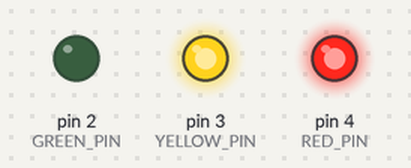
A sketch run on a simulated Arduino Uno, built with avr-gcc and run on an emulated ATmega328P. Shown: output pins drawn as LEDs (lit = HIGH).

Above: at 2.5 s.
At 7.5 s:
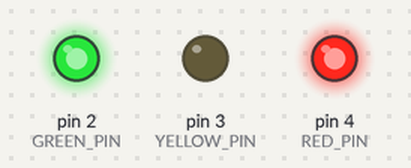
At 12.5 s:
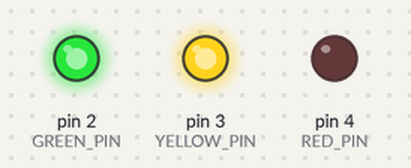
At 17.5 s:
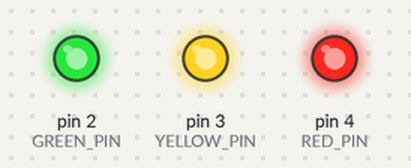
Timing chart, 0 to 26.0 s (numbered marks = the images above):
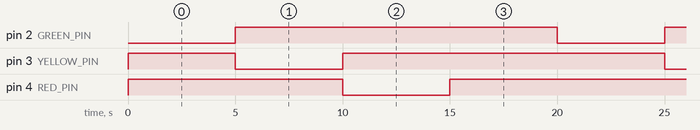

Measured:
- by itself, pin 2 (GREEN_PIN), pin 3 (YELLOW_PIN), pin 4 (RED_PIN): alternates HIGH for 15.0 s and LOW for 5.0 s
- by itself, everything shown: repeats every 20.0 s, in 4 steps

The sketch:

WarningLights_Test.ino
```cpp
#include <WarningLights.h>

#define GREEN_PIN 2
#define YELLOW_PIN 3
#define RED_PIN 4

WarningLights warninglights(GREEN_PIN, YELLOW_PIN, RED_PIN);

void setup()
{
}

void loop()
{
  // Turning on green light...
  warninglights.green();
  delay(5000);

  // Turning on yellow light...
  warninglights.yellow();
  delay(5000);

  // Turning on the red light...
  warninglights.red();
  delay(5000);

  // Turning off all lights...
  warninglights.off();
  delay(5000);
}
```
